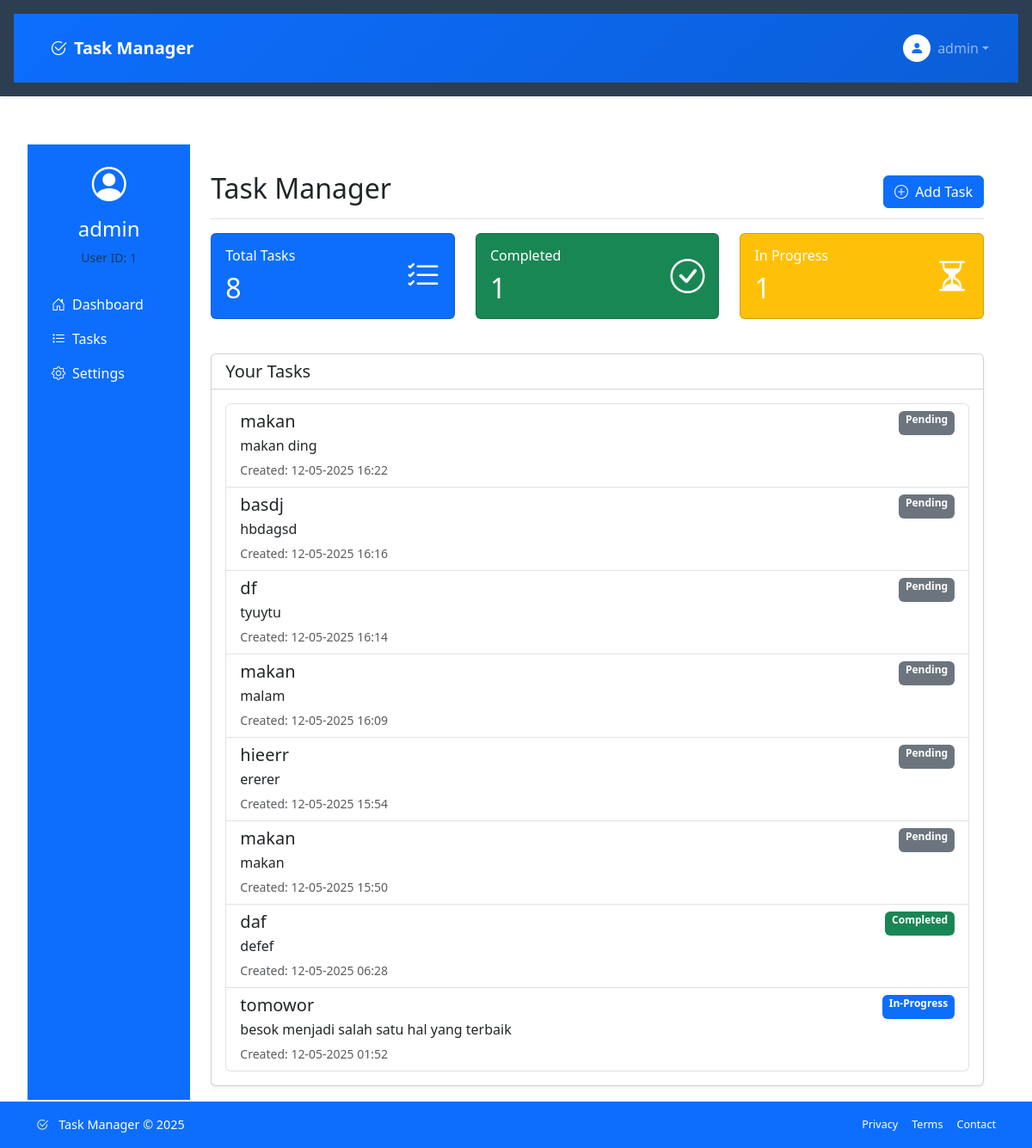
The app's page /dashboard (signed in) with its own data.
### tables this page shows
CREATE TABLE tasks (
                id INTEGER PRIMARY KEY AUTOINCREMENT,
                title TEXT NOT NULL,
                description TEXT,
                status TEXT DEFAULT 'pending',
                user_id INTEGER NOT NULL,
                created_at TIMESTAMP DEFAULT CURRENT_TIMESTAMP,
                FOREIGN KEY (user_id) REFERENCES users (id)
            );

### app.py (the view)
@app.route('/dashboard')
def dashboard():
    conn = get_db()
    tasks = conn.execute('''
        SELECT * FROM tasks
        WHERE user_id = ?
        ORDER BY datetime(created_at) DESC
    ''', (session['user_id'],)).fetchall()
    conn.close()
    return render_template('dashboard.html', tasks=tasks)

### app.py (called while the page is built)
def get_db():
    conn = sqlite3.connect('database.db')
    conn.row_factory = sqlite3.Row
    return conn

@app.before_request
def require_login():
    allowed_routes = ['login', 'register', 'static']
    if request.endpoint not in allowed_routes and 'user_id' not in session:
        return redirect(url_for('login'))

def format_datetime(dt_str, format='%d-%m-%Y %H:%M'):  # Format Indonesia (hari-bulan-tahun jam:menit)
    if dt_str is None:
        return ""
    try:
        dt = datetime.fromisoformat(dt_str)
        return dt.strftime(format)
    except ValueError:
        return dt_str

### templates/dashboard.html (shortened to what this page needs)
{% extends "base.html" %}
{% block content %}
<div class="container-fluid py-4">
    <div class="row">
        <div class="col-md-3 col-lg-2 d-md-block bg-primary text-white sidebar">
            <div class="position-sticky pt-3">
                <div class="text-center mb-4">
                    <i class="bi bi-person-circle fs-1"></i>
                    <h4 class="mt-2">{{ session['username'] }}</h4>
                    <p class="text-muted small">User ID: {{ session['user_id'] }}</p>
                </div>
                <ul class="nav flex-column">
                    <li class="nav-item">
                        <a class="nav-link active text-white" href="#">
                            <i class="bi bi-house-door me-2"></i>Dashboard
                        </a>
                    </li>
                    <li class="nav-item">
                        <a class="nav-link text-white" href="{{ url_for('all_tasks') }}">
                            <i class="bi bi-list-task me-2"></i>Tasks
                        </a>
                    </li>
                    <li class="nav-item">
                        <a class="nav-link text-white" href="{{ url_for('settings') }}">
                            <i class="bi bi-gear me-2"></i>Settings
                        </a>
                    </li>
                </ul>
            </div>
        </div>
        <div class="col-md-9 col-lg-10 ms-sm-auto px-md-4 py-3">
            <div class="d-flex justify-content-between flex-wrap flex-md-nowrap align-items-center pt-3 pb-2 mb-3 border-bottom">
                <h1 class="h2">Task Manager</h1>
                <button type="button" class="btn btn-primary" data-bs-toggle="modal" data-bs-target="#addTaskModal">
                    <i class="bi bi-plus-circle me-1"></i> Add Task
                </button>
            </div>
            <div class="row mb-4">
                <div class="col-md-4">
                    <div class="card text-white bg-primary mb-3">
                        <div class="card-body">
                            <div class="d-flex justify-content-between align-items-center">
                                <div>
                                    <h6 class="card-title">Total Tasks</h6>
                                    <h2 class="mb-0">{{ tasks|length }}</h2>
                                </div>
                                <i class="bi bi-list-check fs-1"></i>
                            </div>
                        </div>
                    </div>
                </div>
                <div class="col-md-4">
                    <div class="card text-white bg-success mb-3">
                        <div class="card-body">
                            <div class="d-flex justify-content-between align-items-center">
                                <div>
                                    <h6 class="card-title">Completed</h6>
                                    <h2 class="mb-0">{{ tasks|selectattr('status', 'equalto', 'completed')|list|length }}</h2>
                                </div>
                                <i class="bi bi-check-circle fs-1"></i>
                            </div>
                        </div>
                    </div>
                </div>
                <div class="col-md-4">
                    <div class="card text-white bg-warning mb-3">
                        <div class="card-body">
                            <div class="d-flex justify-content-between align-items-center">
                                <div>
                                    <h6 class="card-title">In Progress</h6>
                                    <h2 class="mb-0">{{ tasks|selectattr('status', 'equalto', 'in-progress')|list|length }}</h2>
                                </div>
                                <i class="bi bi-hourglass-split fs-1"></i>
                            </div>
                        </div>
                    </div>
                </div>
            </div>
            <div class="card shadow-sm">
                <div class="card-header bg-white">
                    <h5 class="mb-0">Your Tasks</h5>
                </div>
                <div class="card-body">
                    {% if tasks %}
                        <div class="list-group">
                            {% for task in tasks %}
                            <a href="{{ url_for('task_detail', task_id=task['id']) }}"
                               class="list-group-item list-group-item-action flex-column align-items-start">
                                <div class="d-flex w-100 justify-content-between">
                                    <h5 class="mb-1">{{ task['title'] }}</h5>
                                    <span class="badge bg-{{ 'success' if task['status'] == 'completed' else 'primary' if task['status'] == 'in-progress' else 'secondary' }}">
                                        {{ task['status']|title }}
                                    </span>
                                </div>
                                <p class="mb-1">{{ task['description']|truncate(100) }}</p>
                                <small class="text-muted">Created: {{ task['created_at']|datetime }}</small>
                            </a>
                            {% endfor %}
                        </div>
                    {% endif %}
                </div>
            </div>
        </div>
    </div>
</div>
{% endblock %}

### templates/base.html (shortened to what this page needs)
<!DOCTYPE html>
<html lang="en">
<head>
    <link rel="stylesheet" href="{{ url_for('static', filename='style.css') }}">
    <link href="https://cdn.jsdelivr.net/npm/bootstrap@5.3.0/dist/css/bootstrap.min.css" rel="stylesheet">
    <link rel="stylesheet" href="https://cdn.jsdelivr.net/npm/bootstrap-icons@1.10.0/font/bootstrap-icons.css">
</head>
<body>
    <header class="shadow-sm">
        <nav class="navbar navbar-expand-lg navbar-dark bg-primary py-3">
            <div class="container">
                <a class="navbar-brand fw-bold d-flex align-items-center" href="{{ url_for('dashboard') }}">
                    <i class="bi bi-check2-circle me-2"></i>
                    Task Manager
                </a>
                <div class="collapse navbar-collapse justify-content-end" id="navbarNav">
                    <ul class="navbar-nav align-items-lg-center">
                        {% if 'user_id' in session %}
                            <li class="nav-item dropdown">
                                <a class="nav-link dropdown-toggle d-flex align-items-center" href="#" id="userDropdown" role="button" data-bs-toggle="dropdown" aria-expanded="false">
                                    <div class="me-2 d-none d-lg-inline">
                                        <div class="bg-white text-primary rounded-circle d-flex align-items-center justify-content-center" style="width: 32px; height: 32px;">
                                            <i class="bi bi-person-fill"></i>
                                        </div>
                                    </div>
                                    <span class="d-none d-lg-inline">{{ session['username'] }}</span>
                                </a>
                            </li>
                        {% endif %}
                    </ul>
                </div>
            </div>
        </nav>
    </header>
    <main>
        {% block content %}{% endblock %}
    </main>
    <footer class="bg-primary text-white py-3">
        <div class="container">
            <div class="d-flex flex-column flex-md-row justify-content-between align-items-center">
                <div class="mb-2 mb-md-0">
                    <span class="d-inline-block me-2">
                        <i class="bi bi-check2-circle"></i>
                    </span>
                    <span>Task Manager &copy; 2025</span>
                </div>
                <div class="d-flex gap-3">
                    <a href="#" class="text-white text-decoration-none small">Privacy</a>
                    <a href="#" class="text-white text-decoration-none small">Terms</a>
                    <a href="#" class="text-white text-decoration-none small">Contact</a>
                </div>
            </div>
        </div>
    </footer>
</body>
</html>

### static/style.css (style rules this page uses)
body { font-family: 'Segoe UI', Tahoma, Geneva, Verdana, sans-serif; line-height: 1.6; margin: 0; padding: 0; color: #333; background-color: #f5f5f5; }
header { background-color: #2c3e50; color: white; padding: 1rem; }
nav { display: flex; justify-content: space-between; align-items: center; }
nav a { color: white; text-decoration: none; margin-left: 1rem; }
main { padding: 2rem; max-width: 1200px; margin: 0 auto; }
footer { text-align: center; padding: 1rem; background-color: #2c3e50; color: white; position: fixed; bottom: 0; width: 100%; }
.btn { display: inline-block; background-color: #3498db; color: white; padding: 0.5rem 1rem; border: none; border-radius: 4px; cursor: pointer; text-decoration: none; font-size: 1rem; }
body { background-color: var(--bs-body-bg); color: var(--bs-body-color); }
.btn-primary { --bs-btn-bg: #0d6efd; --bs-btn-border-color: #0d6efd; --bs-btn-hover-bg: #0b5ed7; --bs-btn-hover-border-color: #0a58ca; --bs-btn-active-bg: #0a58ca; }
.card { border: none; border-radius: 0.5rem; }
.card-header { border-radius: 0.5rem 0.5rem 0 0 !important; }
.btn-primary { transition: all 0.2s ease; }

### templates/base.html (style rules this page uses)
.navbar { background: linear-gradient(135deg, #0d6efd 0%, #0b5ed7 100%); }
.nav-link { transition: all 0.3s ease; }
footer { font-size: 0.9rem; }
footer a { transition: opacity 0.2s ease; }
footer a { transition: all 0.3s ease; }
.bi { transition: transform 0.3s ease; }

### records on screen
tasks: title "makan", status "Pending", description "makan ding", created_at "12-05-2025 16:22"
tasks: title "basdj", status "Pending", description "hbdagsd", created_at "12-05-2025 16:16"
tasks: title "df", status "Pending", description "tyuytu", created_at "12-05-2025 16:14"
tasks: title "makan", status "Pending", description "malam", created_at "12-05-2025 16:09"
tasks: title "hieerr", status "Pending", description "ererer", created_at "12-05-2025 15:54"
tasks: title "makan", status "Pending", description "makan", created_at "12-05-2025 15:50"
tasks: title "daf", status "Completed", description "defef", created_at "12-05-2025 06:28"
tasks: title "tomowor", status "In-Progress", description "besok menjadi salah satu hal yang terbaik", created_at "12-05-2025 01:52"

### other values on screen
{{ session['username'] }} "admin"
{{ session['user_id'] }} "1"
{{ tasks|length }} "8"
{{ tasks|selectattr('status', 'equalto', 'completed')|list|length }} "1"
{{ tasks|selectattr('status', 'equalto', 'in-progress')|list|length }} "1"
